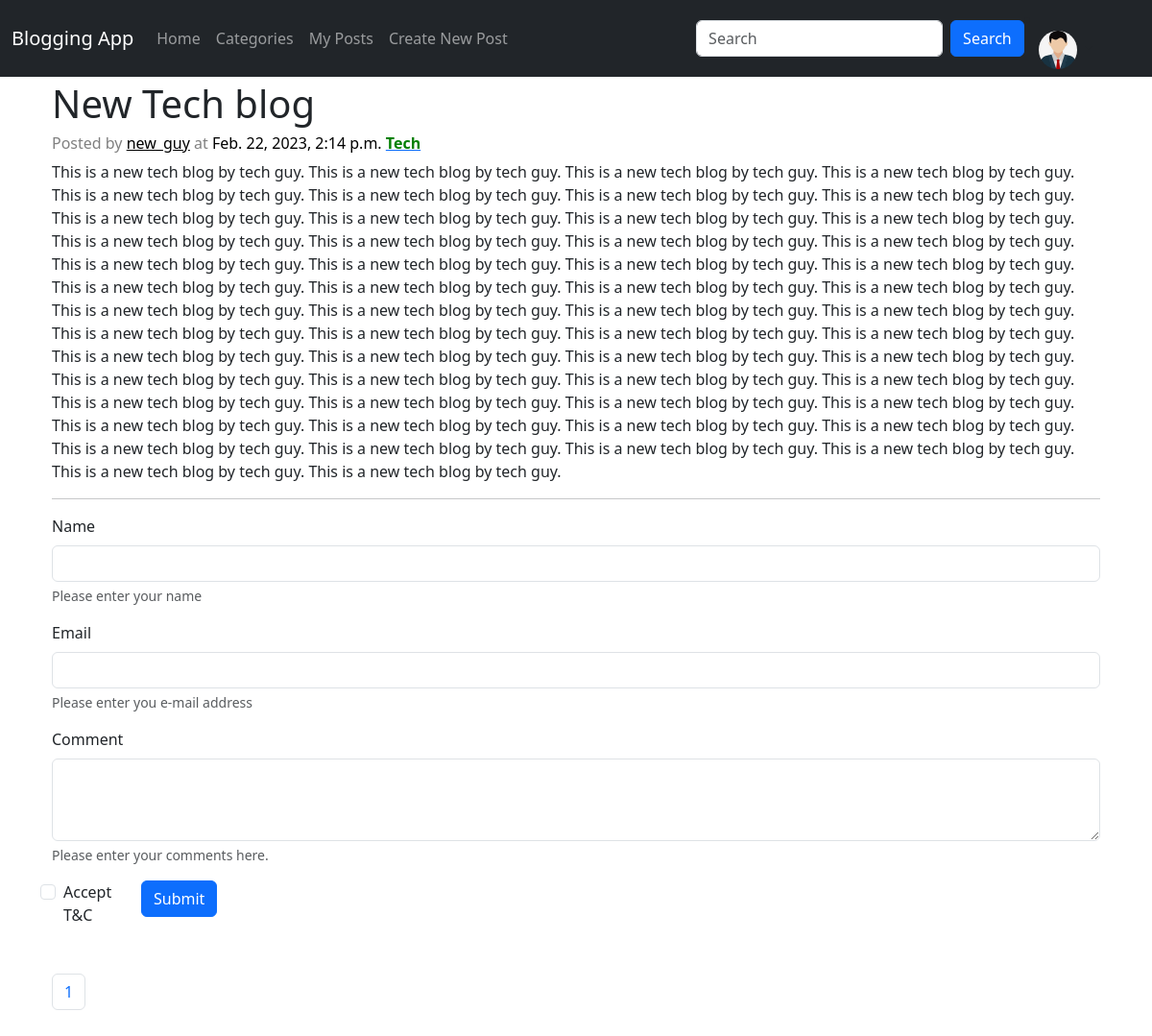
The page /main/post_detail/1/ on the database as committed earlier.
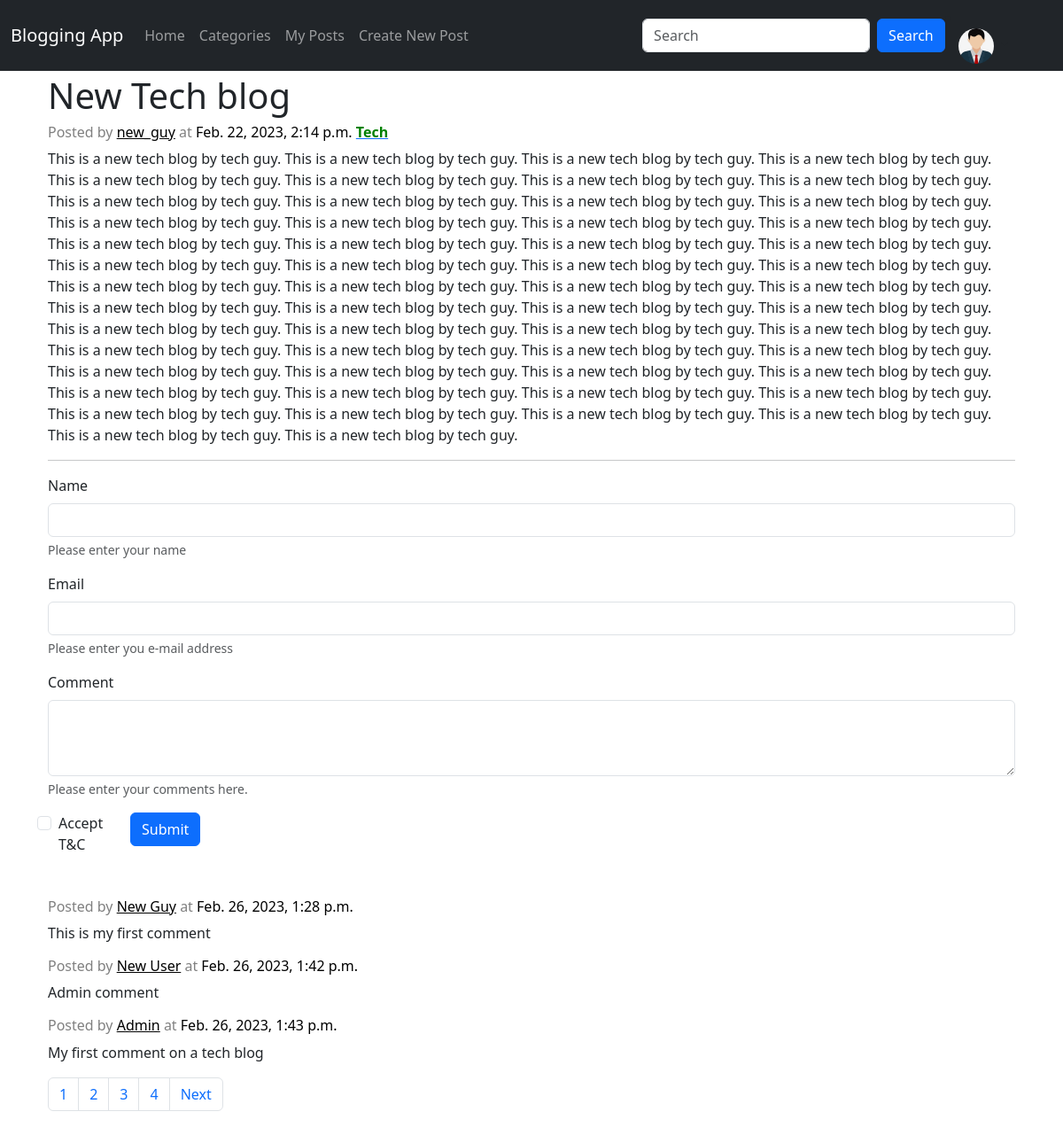
The same page on the database as committed later.
### main/models.py (models this page shows, shortened)
class PostData(models.Model):
    Title = models.CharField(max_length=200)
    Author = models.ForeignKey(User, on_delete=models.SET_NULL, null=True)
    Category = models.CharField(max_length=100,choices=[('Cooking','Cooking'),('Entertainment','Entertainment'),('Tech','Tech'),('News','News')])
    Body = models.TextField()
    Time = models.DateTimeField(null = True,auto_now = True)

class CommentData(models.Model):
    Author = models.ForeignKey(User, on_delete=models.SET_NULL, null=True, blank=True)
    Post = models.ForeignKey(PostData, on_delete=models.CASCADE)
    Name = models.CharField(max_length=100, default="Anonymous")
    Email = models.EmailField(null=True, blank=True)
    Comment = models.TextField()
    Time = models.DateTimeField(null = True,auto_now = True)

### main/views.py (the view, shortened to what this page needs)
# urls.py: path('post_detail/<int:primary_key>/', views.post_detail, name="post_detail"),
def post_detail(request, primary_key):
    current_user = request.user
    try:
        current_post = PostData.objects.get(pk=primary_key)
    except:
        current_post = None
    filtered_comments = CommentData.objects.filter(Post=current_post)
    if request.method=='GET':
        try:
            comment_page = request.GET.get('comment_page', 1)
        except:
            comment_page = 1
    else:
        comment_page = 1
    paginator = Paginator(filtered_comments, 3)
    try:
        comment_data = paginator.page(comment_page)
    except:
        comment_data = paginator.page(1)
    logged_in = current_user.is_authenticated
    return render(request, 'main/post_detail.html', {"current_post": current_post, "logged_in": logged_in, "comment_data": comment_data})

### templates/main/post_detail.html (shortened to what this page needs)
{%extends "main/base.html"%}
{%block content%}
<div class="container" style="margin-top: 3%; margin-bottom: 5%;">
{% if current_post %}
    <h1>{{current_post.Title}}</h1>
<h6 style="color: grey;">Posted by <a href="#" style="color: black;">{{current_post.Author.username}}</a> at <a style="color: black;">{{current_post.Time}}</a> <a href="#"><b style="color: green;">{{current_post.Category}}</b></a></h6>
<p>{{current_post.Body}}</p>
<hr>
<form method="POST" style="margin-bottom: 3%;">
    {% if not logged_in %}
    <div class="mb-3">
        <label for="name" class="form-label">Name</label>
        <input name="name" type="text" class="form-control" id="name">
        <div id="nameHelp" class="form-text">Please enter your name</div>
      </div>
      <div class="mb-3">
        <label for="email" class="form-label">Email</label>
        <input name="email" type="email" class="form-control" id="email">
        <div id="emailHelp" class="form-text">Please enter you e-mail address</div>
      </div>
      {% endif %}
    <div class="mb-3 col" style="margin-bottom: 3;">
        <label for="comment" class="form-label">Comment</label>
        <textarea class="form-control" name="comment" id="comment" rows="3"></textarea>
        <div id="commentHelp" class="form-text">Please enter your comments here.</div>
      </div>
    <div class="row">
        <div class="mb-3 form-check col-1">
        <input type="checkbox" class="form-check-input" id="exampleCheck1">
        <label class="form-check-label" for="exampleCheck1">Accept T&C</label>
        </div>
        <div class="col-2">
        <button type="submit" class="btn btn-primary">Submit</button>
        </div>
    </div>
  </form>
  {% for comment in comment_data %}
  <h6 style="color: grey;">Posted by <a href="#" style="color: black;">{{comment.Name}}</a> at <a style="color: black;">{{comment.Time}}</a></h6>
    <div style="max-width: 80%;">
        <p>{{comment.Comment}}</p>
    </div>
    {% endfor %}
    <ul class="pagination">
        {% for i in comment_data.paginator.page_range %}
        <li class="page-item"><a class="page-link" href="?comment_page={{i}}">{{i}}</a></li>
        {% endfor %}
        {% if comment_data.has_next %}
        <li class="page-item"><a class="page-link" href="?comment_page={{ comment_data.next_page_number }}">Next</a></li>
        {% endif %}
      </ul>
{% else %}
<h1>Page Unavailable</h1>
{% endif %}
</div>
{%endblock%}

### templates/main/base.html (shortened to what this page needs)
{% load static %}
<!DOCTYPE HTML>
<html>
<head>
    <link href="https://cdn.jsdelivr.net/npm/bootstrap@5.3.0-alpha1/dist/css/bootstrap.min.css" rel="stylesheet">
</head>
<body>
    <nav class="navbar navbar-expand-sm navbar-dark bg-dark fixed-top">
        <div class="container-fluid">
          <a class="navbar-brand" href="{% url 'home' %}">Blogging App</a>
          <div class="collapse navbar-collapse" id="mynavbar">
            <ul class="navbar-nav me-auto">
              <li class="nav-item">
                <a class="nav-link" href="{% url 'home' %}">Home</a>
              </li>
              <li class="nav-item">
                <a class="nav-link" href="javascript:void(0)">Categories</a>
              </li>
              <li class="nav-item">
                <a class="nav-link" href="{% url 'my_posts' %}">My Posts</a>
              </li>
              <li class="nav-item">
                <a class="nav-link" href="{% url 'new_post' %}">Create New Post</a>
              </li>
            </ul>
            <form class="d-flex">
              <input class="form-control me-2" type="text" placeholder="Search">
              <button class="btn btn-primary" type="button">Search</button>
            </form>
            <li class="nav-item dropdown" style="margin-right: 50px;">
                <a class="nav-link dropdown-toggle"  role="button" data-bs-toggle="dropdown" href="#">
                    <img src="{%static 'main/images/user_icon.jpg' %}" alt="Avatar Logo" style="width:40px; margin-left: 15px;" class="rounded-pill">
                  </a>
              </li>
          </div>
        </div>
      </nav>
      <div class="container" style="margin-top: 7%;">
      {% block content %}{% endblock %}
    </div>
</body>
</html>

Rows that differ between the two databases and show on the page:
added CommentData: Name "New Guy", Time "Feb. 26, 2023, 1:28 p.m.", Comment "This is my first comment"
added CommentData: Name "New User", Time "Feb. 26, 2023, 1:42 p.m.", Comment "Admin comment"
added CommentData: Name "Admin", Time "Feb. 26, 2023, 1:43 p.m.", Comment "My first comment on a tech blog"
Other text that changed with them:
new list line: "2"
new list line: "3"
new list line: "4"
text now shown: "Next"
